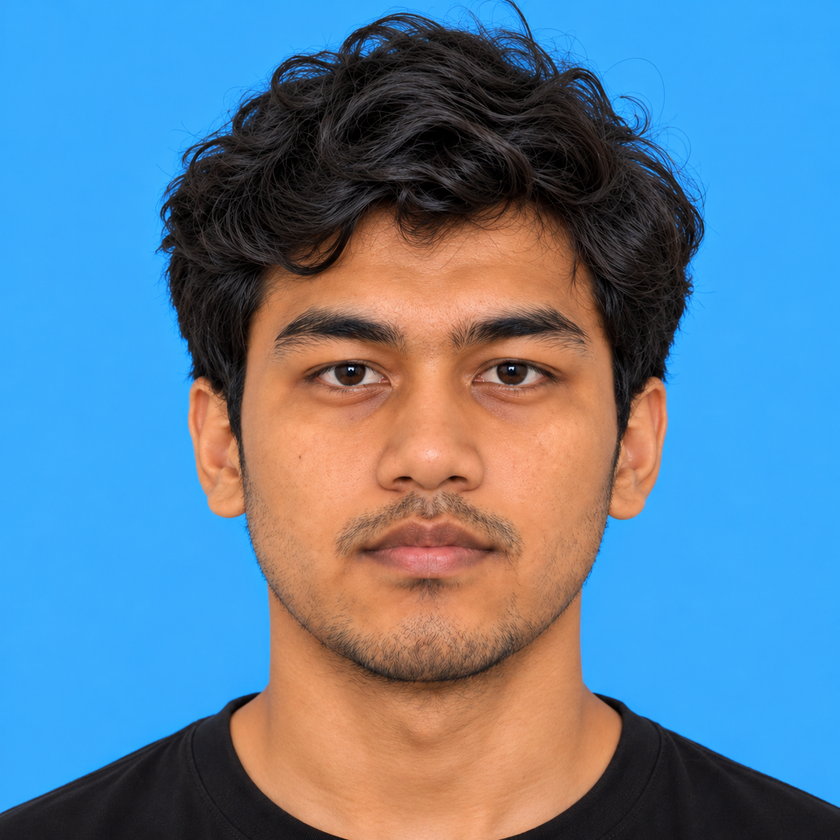
#> input picture nasal-deformation-pipeline-main/data/identities/H07/input/Frontal.png, 840 x 840 px, shrunk from 1254 x 1254 before the run, found by its file name
$ python test_deviated_fix.py
#> lines starting #> are read from the running program, lines starting #| are printed output that depends on the picture; after the words box and inside, x2 and y2 are one past the last pixel; in counts of white or black regions, pixels touching at a corner belong together
import os
import cv2
import numpy as np

# Load P01 frontal image and mask
img_path = "storage/generated/P01/original/frontal.png"
mask_path = "storage/diagnostics/bisenet_patient_masks/bisenet_mask_frontal.png"

img = cv2.imread(img_path)
#> img is the input picture: shape (840, 840, 3); mean B, G, R 155.4, 127.5, 94.6
mask = cv2.imread(mask_path, cv2.IMREAD_GRAYSCALE)
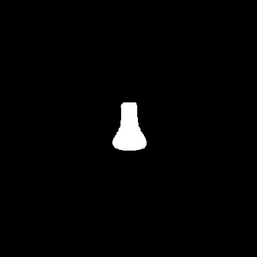
#> input picture storage/diagnostics/bisenet_patient_masks/bisenet_mask_frontal.png, 257 x 257 px, shrunk from 384 x 384 before the run, found by its file name
#> mask is the input picture: shape (257, 257); min 0, max 255, mean 4.1

print(f"Loaded img: {img.shape}, mask: {mask.shape}, non-zero: {np.count_nonzero(mask)}")
#| Loaded img: (840, 840, 3), mask: (257, 257), non-zero: 1294

h, w = img.shape[:2]
#> h = 840; w = 840
mask_bin = (mask > 0).astype(np.uint8)
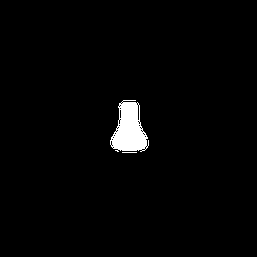
#> mask_bin: shape (257, 257); values 0 (black) and 1 (white), 2% white; 2 white regions (1 under 20 px), largest, box (x1, y1, x2, y2) and area: (110, 100, 149, 152) 1279

ys, xs = np.where(mask_bin > 0)
#> ys = 1294 values from 100 to 152; xs = 1294 values, max 148 at index 939, min 110 at index 902, mean 129
y_top = int(ys.min())
#> y_top = 100
y_bottom = int(ys.max())
#> y_bottom = 152
x_left = int(xs.min())
#> x_left = 110
x_right = int(xs.max())
#> x_right = 148
nose_height = y_bottom - y_top + 1
#> nose_height = 53
nose_width = x_right - x_left + 1
#> nose_width = 39

# Centerline
centerline = np.full(h, np.nan, dtype=np.float32)
for y in range(y_top, y_bottom + 1):
    row_x = np.flatnonzero(mask_bin[y])
    if row_x.size:
        centerline[y] = (float(row_x.min()) + float(row_x.max())) / 2.0
#> this loop made 53 passes
#> row_x on passes 2, 52: [122], [117, 118, 140, 141]
valid_rows = np.flatnonzero(np.isfinite(centerline))
#> valid_rows = 53 values from 100 to 152
centerline = np.interp(np.arange(h), valid_rows, centerline[valid_rows]).astype(np.float32)
#> centerline = 840 values, max 131.5 at index 149, min 122 at index 101, mean 129
centerline = cv2.GaussianBlur(centerline.reshape(-1, 1), (0, 0), sigmaX=max(1.0, nose_height * 0.015)).ravel()
#> centerline = 840 values, max 130.3 at index 149, min 126.2 at index 101, mean 129

# Vertical profile
t = np.clip((np.arange(h, dtype=np.float32) - y_top) / max(nose_height - 1, 1), 0.0, 1.0)
#> t = 840 values from 0 to 1
sine_profile = np.clip(np.sin(np.pi * t), 0.0, 1.0)
#> sine_profile = 840 values, max 1 at index 126, min 0 at index 0, mean 0.0394
vertical_profile = np.power(sine_profile, 1.2).astype(np.float32)
#> vertical_profile = 840 values, max 1 at index 126, min 0 at index 0, mean 0.0372
vertical_profile[:y_top] = 0.0
vertical_profile[y_bottom + 1:] = 0.0

# Horizontal profile
yy, xx = np.mgrid[0:h, 0:w].astype(np.float32)
horizontal_distance = xx - centerline[:, None]
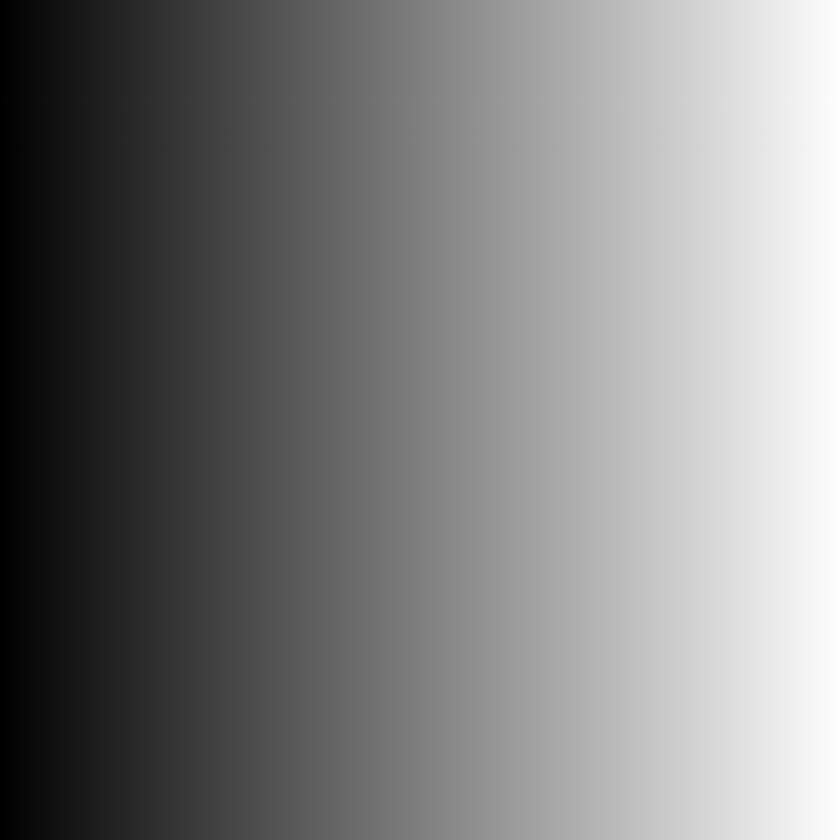
#> horizontal_distance: shape (840, 840) float32; min -130.3, max 712.8, mean 290.5; drawn with min black and max white
sigma_x = max(2.0, nose_width * 0.45)
#> sigma_x = 17.55
horizontal_profile = np.exp(-0.5 * (horizontal_distance / sigma_x) ** 2).astype(np.float32)
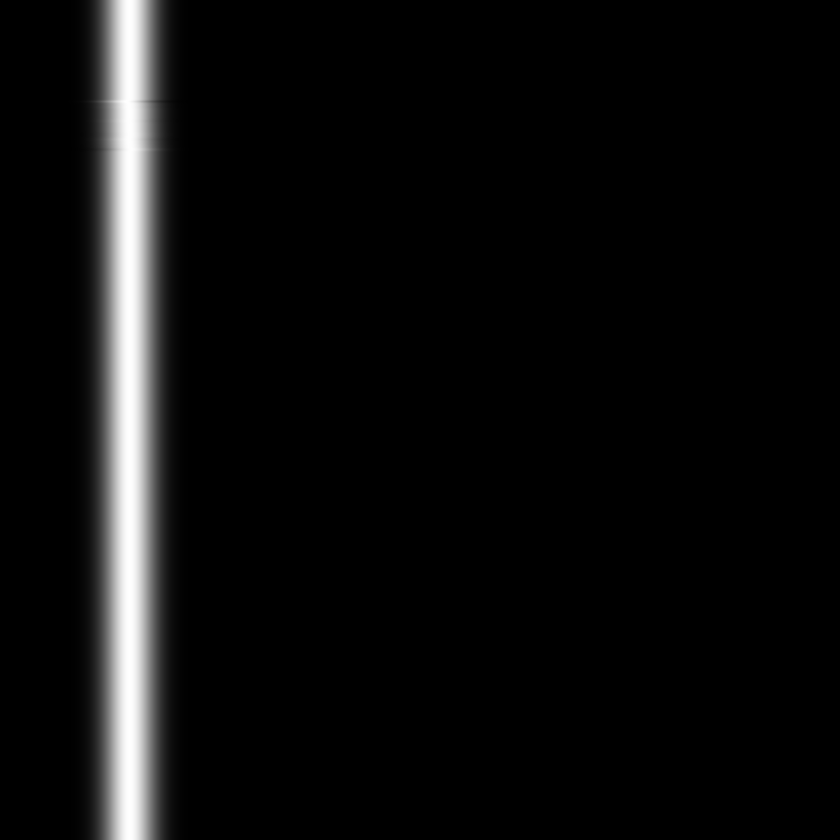
#> horizontal_profile: shape (840, 840) float32; min 0, max 1, mean 0.0524

# Feathered support
kernel_size = max(3, int(nose_width * 0.15))
#> kernel_size = 5
if kernel_size % 2 == 0:
    kernel_size += 1
kernel = cv2.getStructuringElement(cv2.MORPH_ELLIPSE, (kernel_size, kernel_size))
#> kernel = [[0, 0, 1, 0, 0], [1, 1, 1, 1, 1], [1, 1, 1, 1, 1], [1, 1, 1, 1, 1], [0, 0, 1, 0, 0]]
expanded = cv2.dilate(mask_bin, kernel, iterations=1)
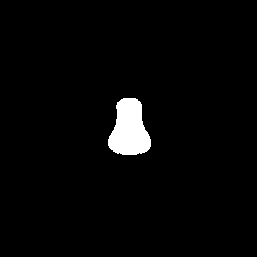
#> expanded: shape (257, 257); values 0 (black) and 1 (white), 2.6% white; 1 white region, box (x1, y1, x2, y2) and area: (108, 98, 151, 155) 1747
sigma = max(1.5, nose_width * 0.08)
#> sigma = 3.12
support = cv2.GaussianBlur(expanded.astype(np.float32), (0, 0), sigmaX=sigma)
support = np.clip(support, 0.0, 1.0)

strength = 0.45
direction = "right"
sign = 1.0 if direction == "right" else -1.0
max_displacement = strength * nose_width * 0.48
#> max_displacement = 8.42

#> (the run stopped early here; a loop or call above may not have finished)
